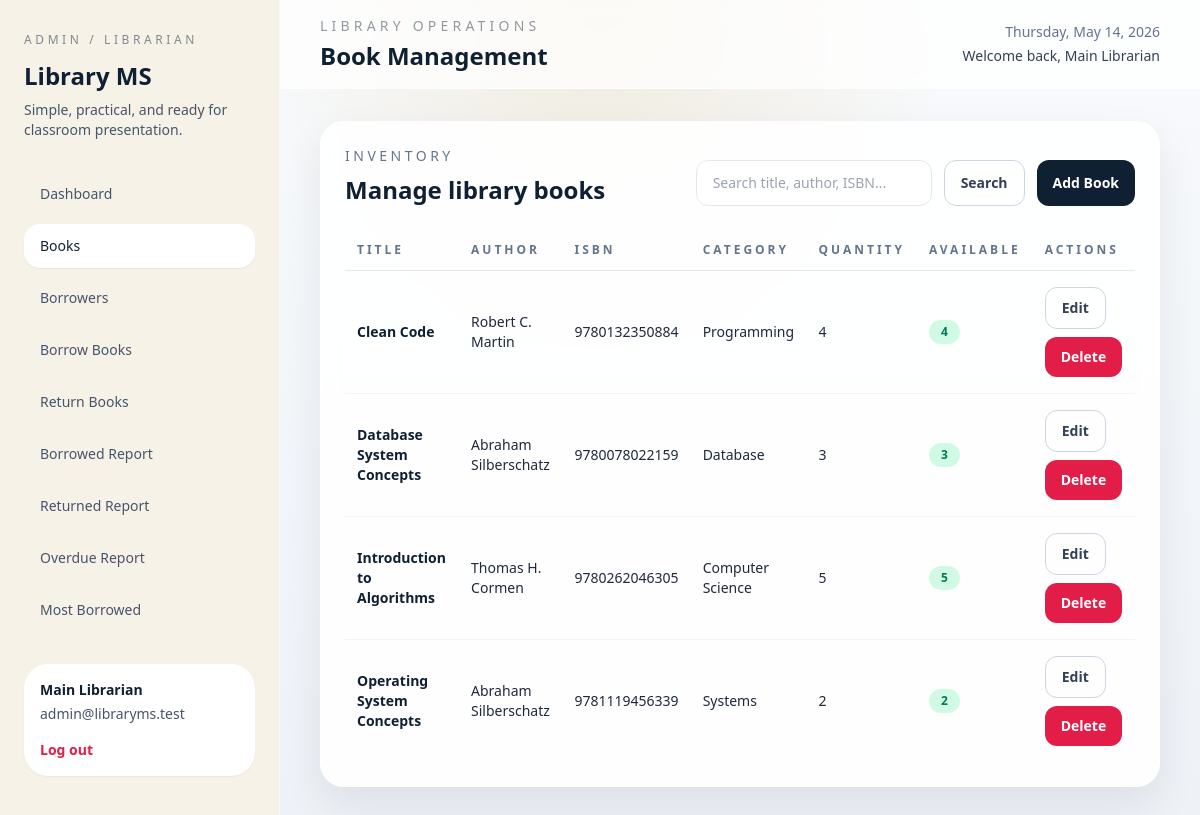
The page /admin/books/index.php (signed in) on the database its author committed.
### tables this page shows
CREATE TABLE books (
    id INT AUTO_INCREMENT PRIMARY KEY,
    title VARCHAR(160) NOT NULL,
    author VARCHAR(120) NOT NULL,
    isbn VARCHAR(50) NOT NULL UNIQUE,
    category VARCHAR(100) NOT NULL,
    quantity INT NOT NULL DEFAULT 1,
    available_quantity INT NOT NULL DEFAULT 1,
    created_at TIMESTAMP DEFAULT CURRENT_TIMESTAMP
);

### includes/auth.php (called while the page is built, shortened)
<?php
function current_user(): ?array
{
    return $_SESSION['user'] ?? null;
}

### includes/helpers.php (called while the page is built, shortened)
<?php
function e(mixed $value): string
{
    return htmlspecialchars((string) $value, ENT_QUOTES, 'UTF-8');
}
function url(string $path = ''): string
{
    $base = rtrim(APP_URL, '/');
    $cleanPath = ltrim($path, '/');
    return $cleanPath === '' ? $base : $base . '/' . $cleanPath;
}

### includes/db.php (called while the page is built, shortened)
<?php
function db(): PDO
{
    static $pdo = null;
    if ($pdo instanceof PDO) {
        return $pdo;
    }
    $dsn = sprintf('mysql:host=%s;port=%s;dbname=%s;charset=utf8mb4', DB_HOST, DB_PORT, DB_NAME);
    try {
        $pdo = new PDO($dsn, DB_USER, DB_PASS, [
            PDO::ATTR_ERRMODE => PDO::ERRMODE_EXCEPTION,
            PDO::ATTR_DEFAULT_FETCH_MODE => PDO::FETCH_ASSOC,
        ]);
    } catch (PDOException $exception) {
        http_response_code(500);
        echo '<h1>Database Connection Error</h1>';
        echo '<p>Please update your database settings in <code>.env</code> or <code>includes/config.php</code>.</p>';
        echo '<pre>' . htmlspecialchars($exception->getMessage(), ENT_QUOTES, 'UTF-8') . '</pre>';
        exit;
    }
    return $pdo;
}

### includes/library.php (called while the page is built, shortened)
<?php
function get_books(string $search = '', bool $availableOnly = false): array
{
    $sql = 'SELECT * FROM books WHERE 1 = 1';
    $params = [];
    $sql .= ' ORDER BY title ASC';
    $statement = db()->prepare($sql);
    $statement->execute($params);
    return $statement->fetchAll();
}

### admin/books/index.php (the view, shortened to what this page needs)
<?php
$search = trim($_GET['search'] ?? '');
$books = get_books($search);
render_app_start('Book Management', 'books');
?>
<section class="panel">
    <div class="flex flex-col gap-4 lg:flex-row lg:items-end lg:justify-between">
        <div>
            <p class="text-sm uppercase tracking-[0.25em] text-slate-500">Inventory</p>
            <h3 class="mt-2 text-2xl font-semibold text-library-ink">Manage library books</h3>
        </div>
        <div class="flex flex-col gap-3 sm:flex-row">
            <form method="get" class="flex gap-3">
                <input type="text" name="search" value="<?= e($search) ?>" class="input-field min-w-[220px]" placeholder="Search title, author, ISBN...">
                <button type="submit" class="btn-secondary">Search</button>
            </form>
            <a href="<?= e(url('admin/books/create.php')) ?>" class="btn-primary">Add Book</a>
        </div>
    </div>
    <div class="mt-6 overflow-x-auto">
        <table class="data-table">
            <thead>
                <tr class="text-left text-xs uppercase tracking-[0.25em] text-slate-500">
                    <th class="px-3 py-3">Title</th>
                    <th class="px-3 py-3">Author</th>
                    <th class="px-3 py-3">ISBN</th>
                    <th class="px-3 py-3">Category</th>
                    <th class="px-3 py-3">Quantity</th>
                    <th class="px-3 py-3">Available</th>
                    <th class="px-3 py-3">Actions</th>
                </tr>
            </thead>
            <tbody class="divide-y divide-slate-100">
                <?php foreach ($books as $book): ?>
                    <tr>
                        <td class="px-3 py-4 font-semibold text-library-ink"><?= e($book['title']) ?></td>
                        <td class="px-3 py-4"><?= e($book['author']) ?></td>
                        <td class="px-3 py-4"><?= e($book['isbn']) ?></td>
                        <td class="px-3 py-4"><?= e($book['category']) ?></td>
                        <td class="px-3 py-4"><?= e((string) $book['quantity']) ?></td>
                        <td class="px-3 py-4">
                            <span class="badge <?= (int) $book['available_quantity'] > 0 ? 'bg-emerald-100 text-emerald-700' : 'bg-rose-100 text-rose-700' ?>">
                                <?= e((string) $book['available_quantity']) ?>
                            </span>
                        </td>
                        <td class="px-3 py-4">
                            <div class="flex flex-wrap gap-2">
                                <a href="<?= e(url('admin/books/edit.php?id=' . $book['id'])) ?>" class="btn-secondary">Edit</a>
                                <form method="post">
                                    <button type="submit" class="btn-danger" data-confirm="Delete this book from the library list?">Delete</button>
                                </form>
                            </div>
                        </td>
                    </tr>
                <?php endforeach; ?>
            </tbody>
        </table>
    </div>
</section>
<?php
render_app_end();

### includes/layout.php (shortened to what this page needs)
<?php
function render_head(string $title): void
{
    ?>
    <!DOCTYPE html>
    <html lang="en">
    <head>
        <script src="https://cdn.tailwindcss.com"></script>
    </head>
    <body class="min-h-screen bg-[radial-gradient(circle_at_top,_rgba(210,169,84,0.18),_transparent_35%),linear-gradient(180deg,_#f8fafc_0%,_#eef2f7_100%)] text-slate-800">
    <?php
}
    ?>
    <?php
function navigation_links(string $role): array
{
    if ($role === 'admin') {
        return [
            ['label' => 'Dashboard', 'href' => 'admin/dashboard.php', 'key' => 'dashboard'],
            ['label' => 'Books', 'href' => 'admin/books/index.php', 'key' => 'books'],
            ['label' => 'Borrowers', 'href' => 'admin/borrowers/index.php', 'key' => 'borrowers'],
            ['label' => 'Borrow Books', 'href' => 'admin/transactions/borrow.php', 'key' => 'borrow'],
            ['label' => 'Return Books', 'href' => 'admin/transactions/return.php', 'key' => 'return'],
            ['label' => 'Borrowed Report', 'href' => 'admin/reports/borrowed.php', 'key' => 'borrowed_report'],
            ['label' => 'Returned Report', 'href' => 'admin/reports/returned.php', 'key' => 'returned_report'],
            ['label' => 'Overdue Report', 'href' => 'admin/reports/overdue.php', 'key' => 'overdue_report'],
            ['label' => 'Most Borrowed', 'href' => 'admin/reports/most-borrowed.php', 'key' => 'most_borrowed'],
        ];
    }
    return [
        ['label' => 'Dashboard', 'href' => 'student/dashboard.php', 'key' => 'dashboard'],
        ['label' => 'Available Books', 'href' => 'student/books.php', 'key' => 'books'],
        ['label' => 'Borrowed Books', 'href' => 'student/borrowed.php', 'key' => 'borrowed'],
        ['label' => 'Returned History', 'href' => 'student/history.php', 'key' => 'history'],
    ];
}
function render_app_start(string $title, string $activeKey): void
{
    render_head($title);
    $user = current_user();
    $role = $user['role'] ?? 'borrower';
    $links = navigation_links($role);
    ?>
    <div class="min-h-screen lg:grid lg:grid-cols-[280px_1fr]">
        <aside id="sidebar" class="fixed inset-y-0 left-0 z-40 w-72 -translate-x-full border-r border-white/60 bg-library-paper px-6 py-8 transition duration-300 lg:static lg:w-auto lg:translate-x-0">
            <div class="mb-8">
                <p class="text-xs uppercase tracking-[0.3em] text-library-ink/50"><?= $role === 'admin' ? 'Admin / Librarian' : 'Student / Borrower' ?></p>
                <h1 class="mt-3 text-2xl font-semibold text-library-ink">Library MS</h1>
                <p class="mt-2 text-sm text-slate-600">Simple, practical, and ready for classroom presentation.</p>
            </div>
            <nav class="grid gap-2">
                <?php foreach ($links as $link): ?>
                    <?php $classes = $link['key'] === $activeKey ? 'nav-link nav-link-active' : 'nav-link'; ?>
                    <a href="<?= e(url($link['href'])) ?>" class="<?= e($classes) ?>"><?= e($link['label']) ?></a>
                <?php endforeach; ?>
            </nav>
            <div class="mt-8 rounded-3xl bg-white p-4 text-sm text-slate-600 shadow-sm">
                <p class="font-semibold text-library-ink"><?= e($user['name'] ?? 'User') ?></p>
                <p class="mt-1"><?= e($user['email'] ?? '') ?></p>
                <a href="<?= e(url('logout.php')) ?>" class="mt-4 inline-flex text-sm font-semibold text-rose-600">Log out</a>
            </div>
        </aside>
        <div class="flex min-h-screen flex-col">
            <header class="sticky top-0 z-30 border-b border-white/60 bg-white/75 px-6 py-4 backdrop-blur lg:px-10">
                <div class="flex items-center justify-between gap-4">
                    <div>
                        <p class="text-sm uppercase tracking-[0.3em] text-library-ink/45"><?= $role === 'admin' ? 'Library Operations' : 'Student Portal' ?></p>
                        <h2 class="mt-1 text-2xl font-semibold text-library-ink"><?= e($title) ?></h2>
                    </div>
                    <div class="hidden text-right md:block">
                        <p class="text-sm text-slate-500"><?= date('l, F d, Y') ?></p>
                        <p class="mt-1 text-sm font-medium text-slate-700">Welcome back, <?= e($user['name'] ?? 'User') ?></p>
                    </div>
                </div>
            </header>
            <main class="flex-1 px-6 py-8 lg:px-10">
    <?php
}
function render_app_end(): void
{
    ?>
            </main>
        </div>
    </div>
    </body>
    </html>
    <?php
}

### rows shown on the page
books: title "Clean Code", author "Robert C. Martin", isbn "9780132350884", category "Programming", quantity "4", available_quantity "4"
books: title "Database System Concepts", author "Abraham Silberschatz", isbn "9780078022159", category "Database", quantity "3", available_quantity "3"
books: title "Introduction to Algorithms", author "Thomas H. Cormen", isbn "9780262046305", category "Computer Science", quantity "5", available_quantity "5"
books: title "Operating System Concepts", author "Abraham Silberschatz", isbn "9781119456339", category "Systems", quantity "2", available_quantity "2"

### other values the page prints
$link['label'] "Dashboard"
$link['label'] "Books"
$link['label'] "Borrowers"
$link['label'] "Borrow Books"
$link['label'] "Return Books"
$link['label'] "Borrowed Report"
$link['label'] "Returned Report"
$link['label'] "Overdue Report"
$link['label'] "Most Borrowed"
$user['name'] "Main Librarian"
$user['email'] "admin@libraryms.test"
$title "Book Management"
